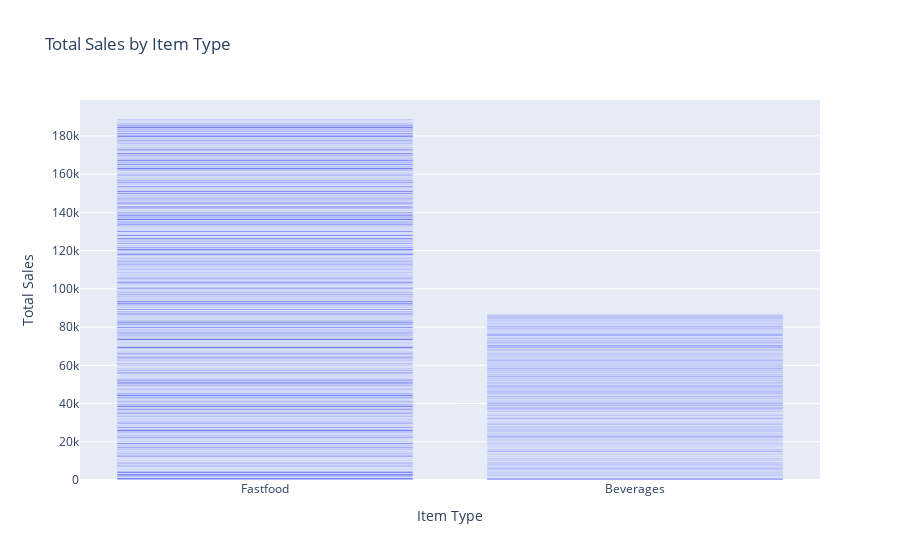

Notebook source saved alongside this figure:
### Markdown cell above
## Understanding customer preferences for different items

### Code cell
df1 = pd.read_csv('Balaji_Fast_Food_Sales_Updated1.csv')

# Sales by Item Type
fig_sales_by_item_type = px.bar(df1, x='item_type', y='transaction_amount', title='Total Sales by Item Type')
fig_sales_by_item_type.update_xaxes(title='Item Type')
fig_sales_by_item_type.update_yaxes(title='Total Sales')
fig_sales_by_item_type.show()

### Figure 1 — Plotly figure (JSON) as saved in the notebook; plotly's stock layout.template omitted (floating-point values rounded to 4 significant figures; data arrays with more than 128 entries replaced by an {"elided": "..."} marker saying what was removed)
{"data": [{"alignmentgroup": "True", "hovertemplate": "item_type=%{x}<br>transaction_amount=%{y}<extra></extra>", "legendgroup": "", "marker": {"color": "#636efa", "pattern": {"shape": ""}}, "name": "", "offsetgroup": "", "orientation": "v", "showlegend": false, "textposition": "auto", "type": "bar", "x": {"elided": "1000 str values"}, "xaxis": "x", "y": {"elided": "1000 int values"}, "yaxis": "y"}], "layout": {"autosize": true, "barmode": "relative", "legend": {"tracegroupgap": 0}, "title": {"text": "Total Sales by Item Type"}, "xaxis": {"anchor": "y", "autorange": true, "domain": [0, 1], "range": [-0.5, 1.5], "title": {"text": "Item Type"}, "type": "category"}, "yaxis": {"anchor": "x", "autorange": true, "domain": [0, 1], "range": [0, 198800.0], "title": {"text": "Total Sales"}, "type": "linear"}}}
